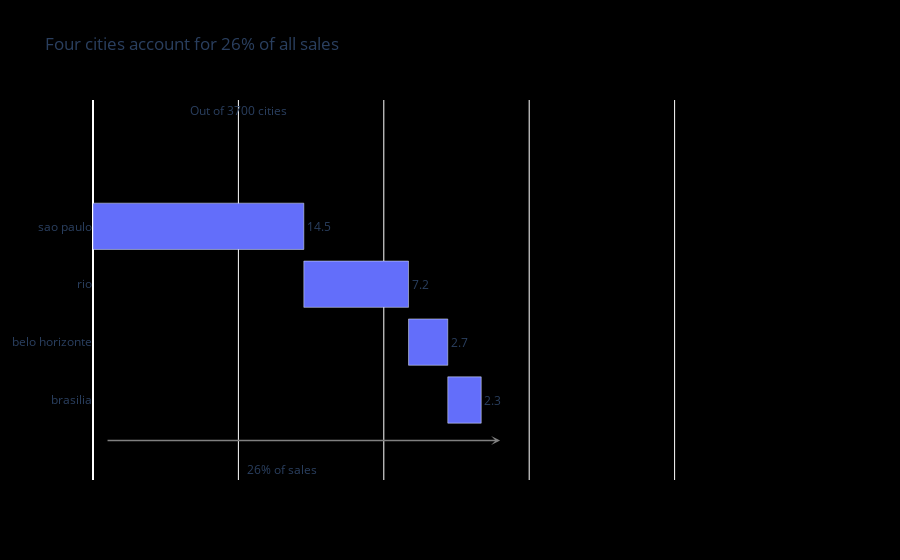

Source (notebook cell):
### Markdown cell above
<img src="./styled-floating-chart.png" width="70%">

### Code cell
import plotly.graph_objects as go

starting_pcts = [0, .145, .217, .244][::-1]

cities_bar = go.Bar(y = cities, x = pct_total_sales, text = pct_texts, base = starting_pcts,
                    textposition = 'outside',
                    orientation = 'h')

text = go.layout.Annotation(
                x= .1 ,
                y= 5, text="Out of 3700 cities",
                xref="x", yref="y", showarrow=False,
                arrowcolor='gray')

arrow_text = go.layout.Annotation(
                x= .13 ,
                y= -1.2, text="26% of sales",
                xref="x", yref="y", showarrow=False,
                arrowcolor='gray')

x_0 = .28
x_1 = .01
y_0 = -.7
y_1 = -.7
arrow = go.layout.Annotation(
                x= x_0,
                y= y_1,
                xref="x", yref="y",
                showarrow=True,
                yanchor="top",
                axref = "x", ayref='y',
                ax= x_1,
                ay= y_0,
                arrowhead = 3,
                arrowwidth=1.5,
                arrowcolor='gray')

layout = go.Layout(title = 'Four cities account for 26% of all sales',
                   xaxis = {'showticklabels': False, 'range': [0, .5]},
                   paper_bgcolor = 'rgb(0, 0, 0, 0)',
                   plot_bgcolor='rgba(0,0,0,0)', annotations = [text, arrow, arrow_text]
                  )
go.Figure(data = [cities_bar], layout = layout)

### Figure 1 — Plotly figure (JSON) as saved in the notebook; plotly's stock layout.template omitted (floating-point values rounded to 4 significant figures)
{"data": [{"base": [0.244, 0.217, 0.145, 0], "orientation": "h", "text": ["2.3", "2.7", "7.2", "14.5"], "textposition": "outside", "type": "bar", "x": [0.023, 0.027, 0.072, 0.145], "y": ["brasilia", "belo horizonte", "rio", "sao paulo"]}], "layout": {"annotations": [{"arrowcolor": "gray", "showarrow": false, "text": "Out of 3700 cities", "x": 0.1, "xref": "x", "y": 5, "yref": "y"}, {"arrowcolor": "gray", "arrowhead": 3, "arrowwidth": 1.5, "ax": 0.01, "axref": "x", "ay": -0.7, "ayref": "y", "showarrow": true, "x": 0.28, "xref": "x", "y": -0.7, "yanchor": "top", "yref": "y"}, {"arrowcolor": "gray", "showarrow": false, "text": "26% of sales", "x": 0.13, "xref": "x", "y": -1.2, "yref": "y"}], "autosize": true, "paper_bgcolor": "rgb(0, 0, 0, 0)", "plot_bgcolor": "rgba(0, 0, 0, 0)", "title": {"text": "Four cities account for 26% of all sales"}, "xaxis": {"range": [0, 0.5], "showticklabels": false, "type": "linear"}, "yaxis": {"autorange": true, "range": [-1.544, 5.344], "type": "category"}}}
